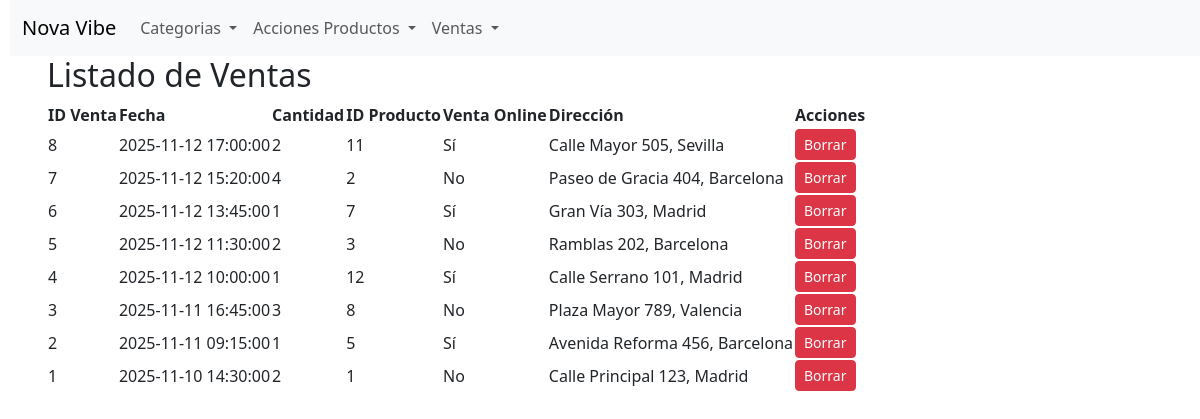
The app's page /listadoVentas.php with its own data.
### tables this page shows
CREATE TABLE `sale` (
    `id_sale` int NOT NULL,
    `sale_date` datetime DEFAULT CURRENT_TIMESTAMP,
    `product_quantity` int NOT NULL,
    `id_product` int DEFAULT NULL,
    `online_sale` tinyint(1) DEFAULT '0',
    `address` varchar(255) DEFAULT NULL
);

### listadoVentas.php (the view, shortened to what this page needs)
<?php
$listaVentas = array();
$conexion = obtenerConexion();
if ($conexion) {
    $sql = "SELECT * FROM sale ORDER BY sale_date DESC";
    $resultado = $conexion->query($sql);
    if ($resultado) {
        while ($fila = $resultado->fetch_assoc()) {
            $listaVentas[] = $fila;
        }
    } else {
        $consulta_error = $conexion->error;
    }
} else {
    $consulta_error = 'No se pudo conectar a la base de datos. Verifica config.php y las variables de entorno.';
}
?>
<div class="container">
    <h2>Listado de Ventas</h2>
    <table>
        <thead>
            <tr>
                <th>ID Venta</th>
                <th>Fecha</th>
                <th>Cantidad</th>
                <th>ID Producto</th>
                <th>Venta Online</th>
                <th>Dirección</th>
                <th>Acciones</th>
            </tr>
        </thead>
        <tbody>
            <?php if (!empty($listaVentas)): ?>
                <?php foreach ($listaVentas as $venta): ?>
                    <tr>
                        <td><?php echo htmlspecialchars($venta['id_sale']); ?></td>
                        <td><?php echo htmlspecialchars($venta['sale_date']); ?></td>
                        <td><?php echo htmlspecialchars($venta['product_quantity']); ?></td>
                        <td><?php echo htmlspecialchars($venta['id_product']); ?></td>
                        <td><?php echo $venta['online_sale'] ? 'Sí' : 'No'; ?></td>
                        <td><?php echo htmlspecialchars($venta['address']); ?></td>
                        <td>
                            <form method="post" style="display:inline" onsubmit="return confirm('¿Estás seguro de que quieres borrar esta venta?');">
                                <button type="submit" class="btn btn-sm btn-danger">Borrar</button>
                            </form>
                        </td>
                    </tr>
                <?php endforeach; ?>
            <?php else: ?>
                <tr>
                    <td colspan="7">No hay ventas registradas.</td>
                </tr>
            <?php endif; ?>
        </tbody>
    </table>
</div>
</body>
</html>

### records on screen
sale: id_sale "8", sale_date "2025-11-12 17:00:00", product_quantity "2", id_product "11", online_sale "Sí", address "Calle Mayor 505, Sevilla"
sale: id_sale "7", sale_date "2025-11-12 15:20:00", product_quantity "4", id_product "2", online_sale "No", address "Paseo de Gracia 404, Barcelona"
sale: id_sale "6", sale_date "2025-11-12 13:45:00", product_quantity "1", id_product "7", online_sale "Sí", address "Gran Vía 303, Madrid"
sale: id_sale "5", sale_date "2025-11-12 11:30:00", product_quantity "2", id_product "3", online_sale "No", address "Ramblas 202, Barcelona"
sale: id_sale "4", sale_date "2025-11-12 10:00:00", product_quantity "1", id_product "12", online_sale "Sí", address "Calle Serrano 101, Madrid"
sale: id_sale "3", sale_date "2025-11-11 16:45:00", product_quantity "3", id_product "8", online_sale "No", address "Plaza Mayor 789, Valencia"
sale: id_sale "2", sale_date "2025-11-11 09:15:00", product_quantity "1", id_product "5", online_sale "Sí", address "Avenida Reforma 456, Barcelona"
sale: id_sale "1", sale_date "2025-11-10 14:30:00", product_quantity "2", id_product "1", online_sale "No", address "Calle Principal 123, Madrid"
